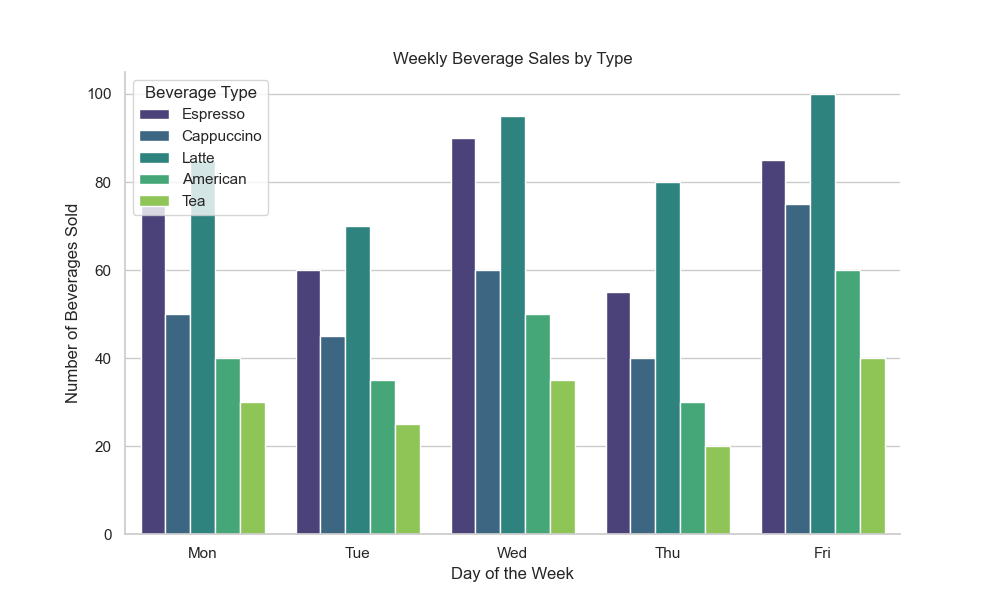

This chart was generated by the following Python code:

import seaborn as sns
import pandas as pd
import matplotlib.pyplot as plt

# Here is the provided data as a list of dictionaries
data = [
    {'Beverage Type': 'Espresso', 'Mon': 75, 'Tue': 60, 'Wed': 90, 'Thu': 55, 'Fri': 85},
    {'Beverage Type': 'Cappuccino', 'Mon': 50, 'Tue': 45, 'Wed': 60, 'Thu': 40, 'Fri': 75},
    {'Beverage Type': 'Latte', 'Mon': 85, 'Tue': 70, 'Wed': 95, 'Thu': 80, 'Fri': 100},
    {'Beverage Type': 'American', 'Mon': 40, 'Tue': 35, 'Wed': 50, 'Thu': 30, 'Fri': 60},
    {'Beverage Type': 'Tea', 'Mon': 30, 'Tue': 25, 'Wed': 35, 'Thu': 20, 'Fri': 40}
]

# Convert into a pandas DataFrame
df = pd.DataFrame(data)

# Melt the DataFrame so that days are along one axis and numbers along another
df_melted = df.melt(id_vars='Beverage Type', var_name='Day', value_name='Sales')

# Initialize the matplotlib figure
plt.figure(figsize=(10, 6))

# Create the bar plot using seaborn
sns.barplot(x='Day', y='Sales', hue='Beverage Type', data=df_melted, palette='viridis')

# Add some additional visual style
sns.despine()
plt.title('Weekly Beverage Sales by Type')
plt.xlabel('Day of the Week')
plt.ylabel('Number of Beverages Sold')
plt.legend(title='Beverage Type')

# Show the plot
plt.show()
